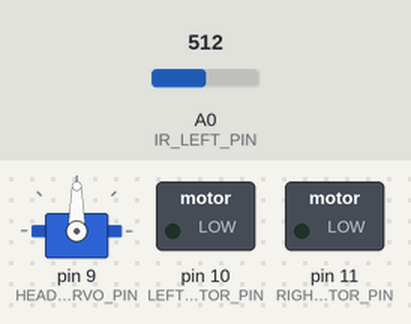
Bench run of a sketch on a simulated Arduino Uno, built with avr-gcc and run on an emulated ATmega328P. On the bench: servo, switched loads named in the sketch (green lamp = pin HIGH). The test bench sets the inputs (shaded band); at power-on: A0 (IR_LEFT_PIN) = 512.

Above: at 0.05 s.
At 1.5 s:
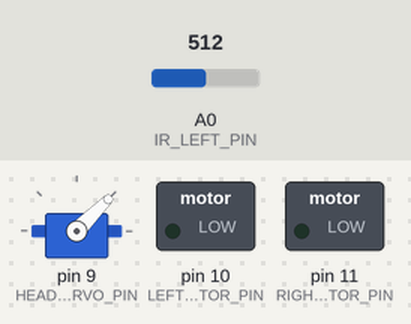
At 3.0 s:
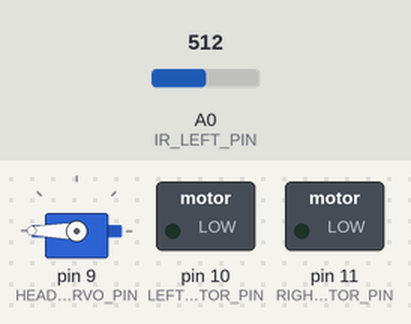
At 5.95 s:
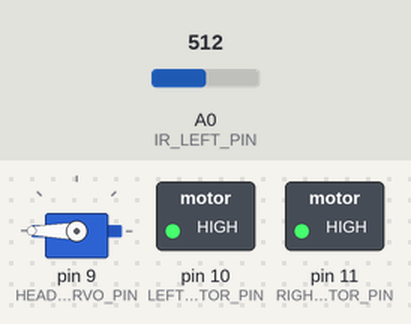
Timing chart, 0 to 7.8 s (numbered marks = the images above):
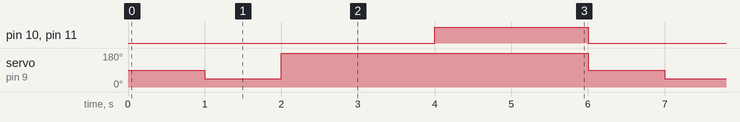

Measured:
- by itself, pin 10 (LEFT_LEG_MOTOR_PIN), pin 11 (RIGHT_LEG_MOTOR_PIN): alternates HIGH for 2.0 s and LOW for 4.0 s
- by itself, servo on pin 9 (HEAD_SERVO_PIN): repeats every 6.0 s: 180° 4.0 s, 90° 1.0 s, 45° 1.0 s

The sketch:

legandhead.ino
```cpp
#include <Servo.h>

#define HEAD_SERVO_PIN 9
#define LEFT_LEG_MOTOR_PIN 10
#define RIGHT_LEG_MOTOR_PIN 11
#define LEFT_SONIC_TRIG_PIN 2
#define LEFT_SONIC_ECHO_PIN 3
#define RIGHT_SONIC_TRIG_PIN 4
#define RIGHT_SONIC_ECHO_PIN 5
#define IR_LEFT_PIN A0
#define IR_RIGHT_PIN A1
#define SONIC_TIMEOUT 30000 // Timeout in microseconds
#define SONIC_MAX_DISTANCE 200 // Maximum distance for sonic sensors in cm
#define IR_THRESHOLD 500 // Threshold for IR sensors
#define HEAD_ROTATION_ANGLE 45 // Angle for head rotation
#define LEG_FORWARD_SPEED 255 // Speed for forward movement
#define LEG_BACKWARD_SPEED 255 // Speed for backward movement
#define LEG_TURN_SPEED 200 // Speed for turning

Servo headServo;

void setup() {
  pinMode(LEFT_SONIC_TRIG_PIN, OUTPUT);
  pinMode(LEFT_SONIC_ECHO_PIN, INPUT);
  pinMode(RIGHT_SONIC_TRIG_PIN, OUTPUT);
  pinMode(RIGHT_SONIC_ECHO_PIN, INPUT);
  pinMode(IR_LEFT_PIN, INPUT);
  pinMode(IR_RIGHT_PIN, INPUT);
  pinMode(LEFT_LEG_MOTOR_PIN, OUTPUT);
  pinMode(RIGHT_LEG_MOTOR_PIN, OUTPUT);

  headServo.attach(HEAD_SERVO_PIN);
}

void loop() {
  if (detectObstacle()) {
    stopAndRotate();
  } else {
    moveForward();
  }
}

bool detectObstacle() {
  return (analogRead(IR_LEFT_PIN) > IR_THRESHOLD || analogRead(IR_RIGHT_PIN) > IR_THRESHOLD);
}

void stopAndRotate() {
  analogWrite(LEFT_LEG_MOTOR_PIN, 0);
  analogWrite(RIGHT_LEG_MOTOR_PIN, 0);

  headServo.write(90); // Move head to center
  delay(1000); // Wait for head to stabilize

  headServo.write(HEAD_ROTATION_ANGLE); // Rotate head to left
  delay(1000); // Adjust delay as needed

  if (!detectObstacle()) { // If no obstacle is detected after moving left
    headServo.write(90); // Return head to center
    delay(1000); // Wait for head to stabilize
    moveLeft(); // Move left as no obstacle is present
    return; // Exit the function
  }

  headServo.write(180); // Rotate head to right
  delay(2000); // Adjust delay as needed

  if (!detectObstacle()) { // If no obstacle is detected after moving right
    headServo.write(90); // Return head to center
    delay(1000); // Wait for head to stabilize
    moveRight(); // Move right as no obstacle is present
    return; // Exit the function
  }

  // If obstacles are detected in all directions
  moveBackward(); // Move backward
  delay(2000); // Adjust delay as needed
}

void moveForward() {
  analogWrite(LEFT_LEG_MOTOR_PIN, LEG_FORWARD_SPEED);
  analogWrite(RIGHT_LEG_MOTOR_PIN, LEG_FORWARD_SPEED);
}

void moveBackward() {
  analogWrite(LEFT_LEG_MOTOR_PIN, LEG_BACKWARD_SPEED);
  analogWrite(RIGHT_LEG_MOTOR_PIN, LEG_BACKWARD_SPEED);
}

void moveLeft() {
  analogWrite(LEFT_LEG_MOTOR_PIN, 0);
  analogWrite(RIGHT_LEG_MOTOR_PIN, LEG_TURN_SPEED);
}

void moveRight() {
  analogWrite(LEFT_LEG_MOTOR_PIN, LEG_TURN_SPEED);
  analogWrite(RIGHT_LEG_MOTOR_PIN, 0);
}

void stopMovement() {
  analogWrite(LEFT_LEG_MOTOR_PIN, 0);
  analogWrite(RIGHT_LEG_MOTOR_PIN, 0);
}
```
